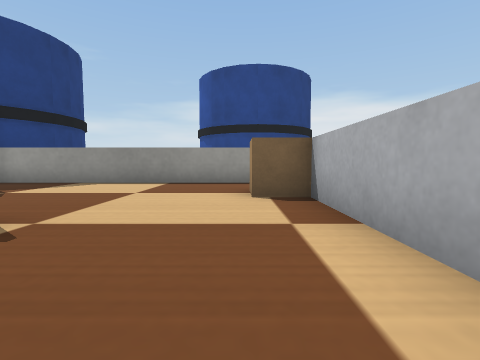
[1] (above)

22 first-person views from a walk through a world built for the Webots simulator. The camera is 0.06 m above the floor, tilts 4° down and sees 85° across. The floor is counted in squares, 0.1 m on a side. Each view is taken from the middle of a square. On the plan, view 1 faces up. The plan holds only what a view shows up to about 9 squares ahead; the rest is blank. Robots are left out. Webots' stock objects and surfaces are drawn as simple stand-ins.

[2]
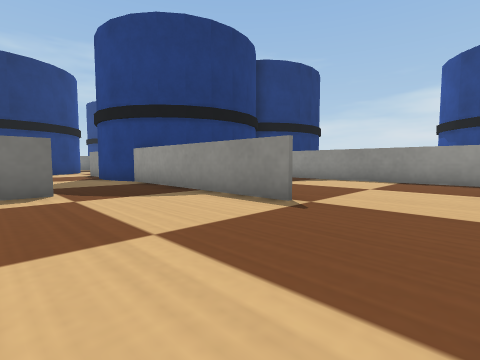

[3]
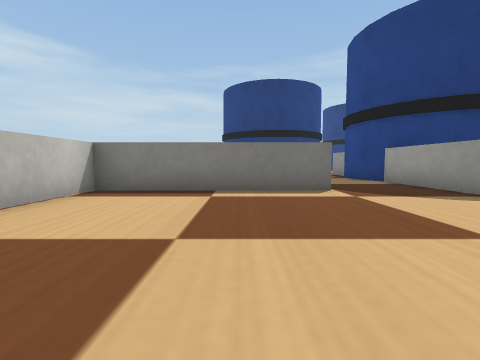

[4]
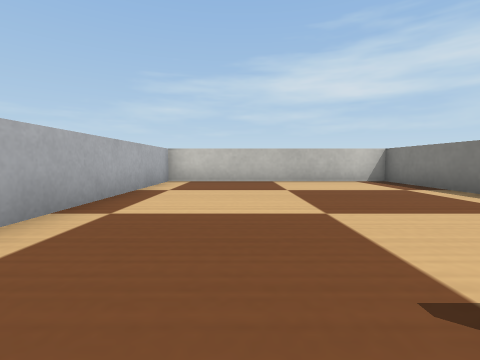

[5]
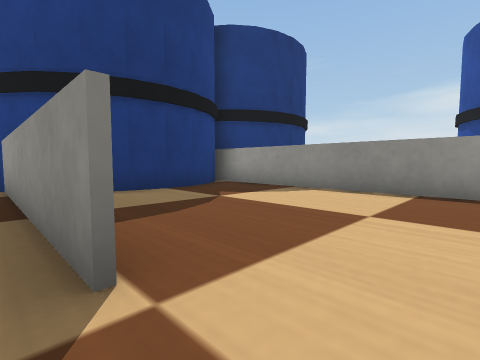

[6]
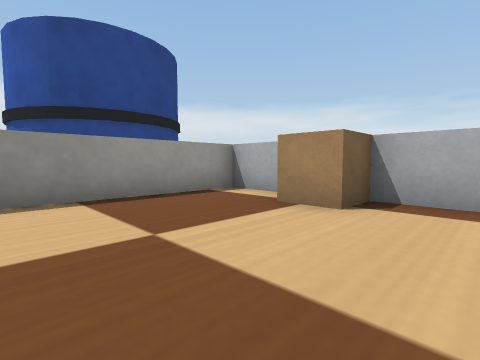

[7]
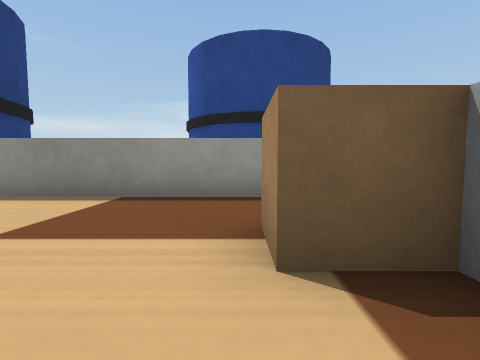

[8]
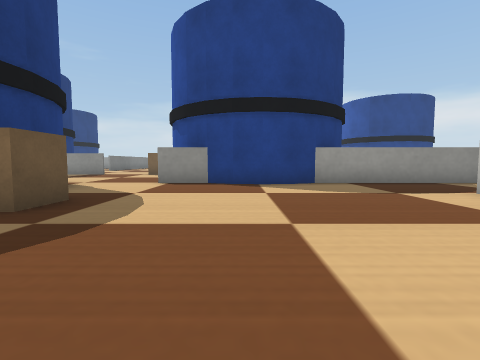

[9]
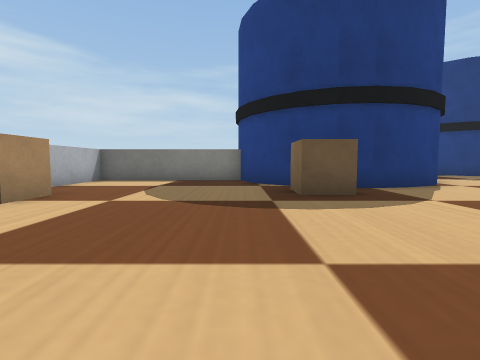

[10]
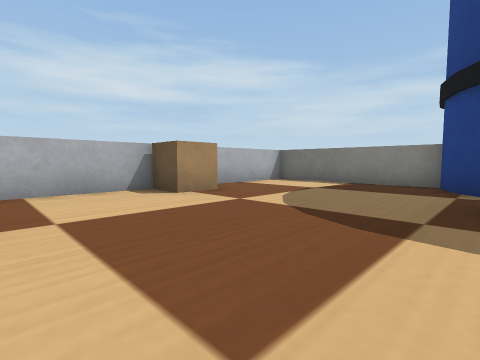

[11]
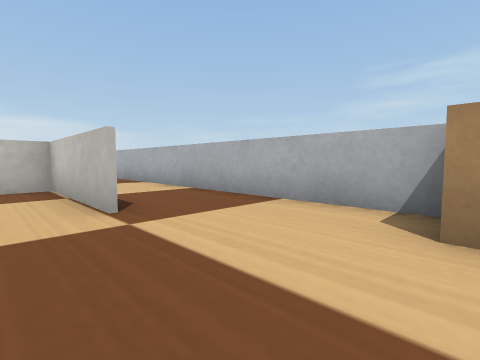

[12]
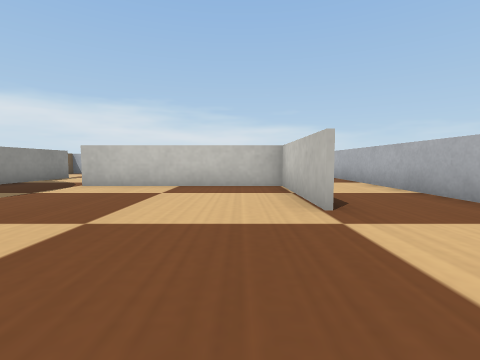

[13]
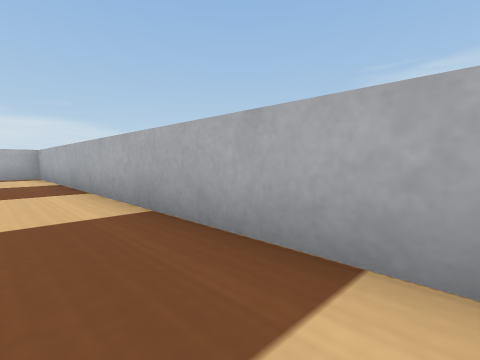

[14]
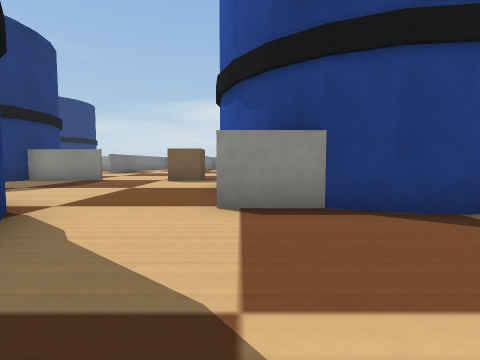

[15]
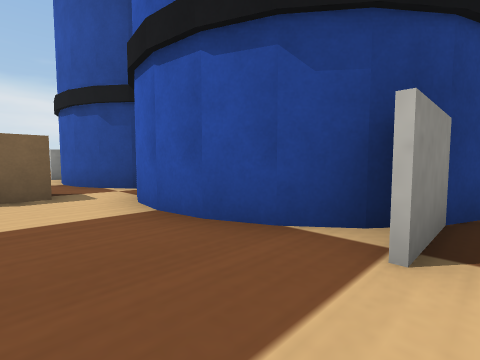

[16]
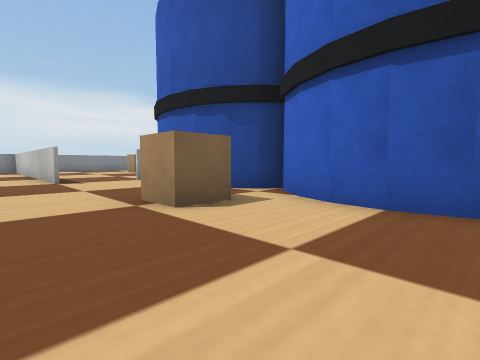

[17]
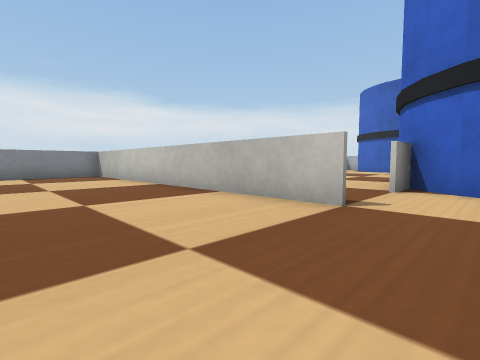

[18]
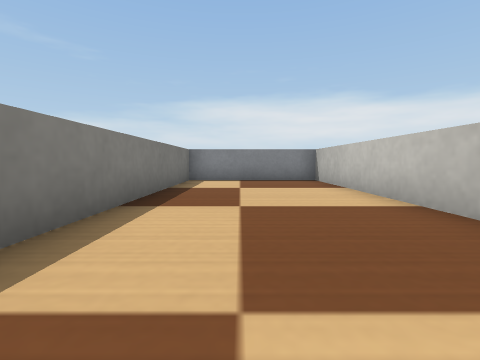

[19]
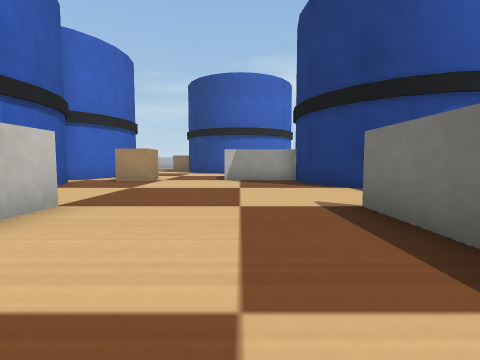

[20]
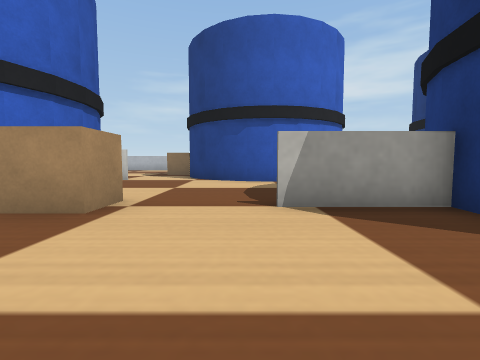

[21]
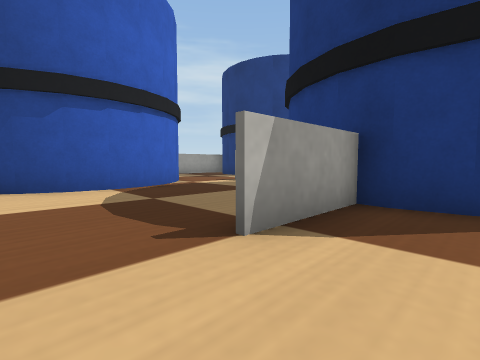

[22]
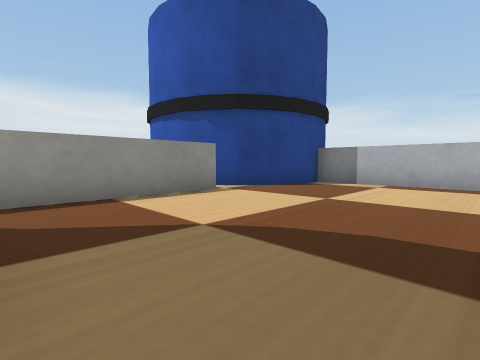

### Floor plan
Key: @ floor where view 1 was taken; # wall or solid block; . floor; B barrel; C cardboard box.
Columns run from 21 left of view 1 to 2 right of it. Each row starts with its distance up from view 1.
 23   ######
 22   #....#
 21   #....#
 20   #....#
 19   #....#
 18   #....#
 17   #....#
 16   #....#           B
 15   #....#           B
 14   #....#....       B
 13   #....#...B       .B
 12   .......BB   B####..BBB
 11   .......B    B.......#
 10  B.......B    B.......#
  9   B......B    B.......#
  8   B....CCB   BB.......#
  7   B##..CCBB   B########
  6  B.......B    B.......#
  5   .......B    B......CC
  4  ........B    B.......#
  3 #..BBB....B  BB.......#
  2 ..B   B..##BB.#####...#
  1  B     B..............#
  0        B.............@#
 -1        CC.......#.....#
 -2       B.C.......#.....#
 -3     BB..........#.....#
 -4      #..........#.....#
 -5      #.......##########
 -6      #............... #
 -7      #...C............#
 -8     ###################

Positions as (right, up) in squares from view 1, and headings:
1: (0, 0), facing up
2: (0, -1), facing up-left
3: (0, -2), facing left
4: (-1, 3), facing down
5: (-1, 2), facing up-left
6: (-3, 3), facing up-right
7: (0, 3), facing up
8: (-10, -5), facing up
9: (-8, -3), facing left
10: (-9, -2), facing down-left
11: (-12, -4), facing down-right
12: (-12, -4), facing right
13: (-10, -6), facing down-right
14: (-12, -1), facing up
15: (-14, 2), facing up-right
16: (-16, 4), facing up-right
17: (-18, 11), facing up-right
18: (-17, 14), facing up
19: (-17, 16), facing down
20: (-16, 11), facing down
21: (-15, 9), facing down-left
22: (-6, 8), facing up-right
